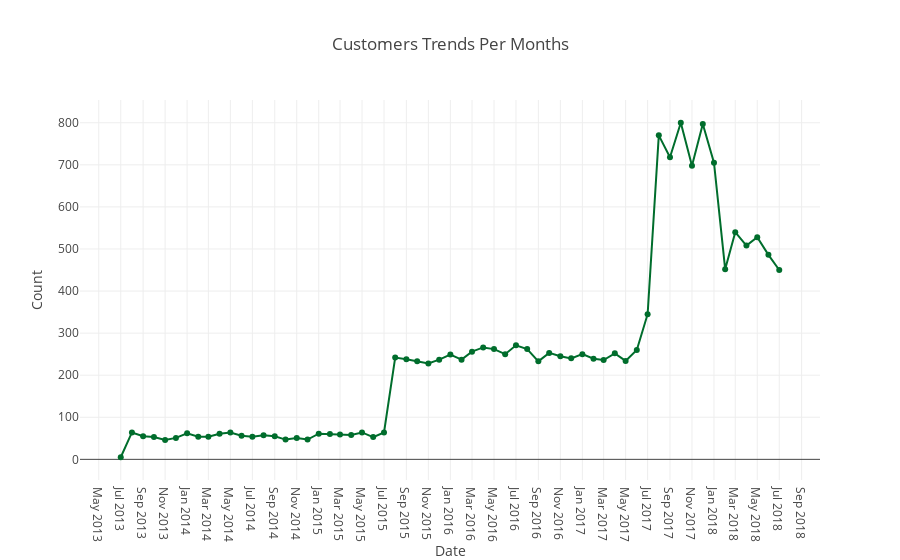

Here is the notebook cell this chart was saved with:
### Code cell
customers_data_month = profile.groupby('became_member_on')['month'].count().reset_index()
customers_data_month = customers_data_month.set_index('became_member_on')
customers_data_month = customers_data_month['month'].resample('MS').sum()


trace_4 = go.Scatter(x=customers_data_month.index, 
                     y=customers_data_month, 
                     name='Total', 
                     mode='lines+markers',
                    marker=dict(
                    color=bupu[7]))

layout = go.Layout(title="Customers Trends Per Months", 
                        barmode='overlay', 
                        xaxis = dict(ticks='', nticks=60, 
                                    title=go.layout.xaxis.Title(
                                    text='Date')),
                        yaxis = dict(title=go.layout.yaxis.Title(
                                    text='Count')))


fig = go.Figure(data=[trace_4], layout=layout)

plotly.offline.iplot(fig)


#py.iplot(fig, filename='Accidents_Trends_Per_Months')

### Figure 1 — Plotly figure (JSON) as saved in the notebook; plotly's stock layout.template omitted (floating-point values rounded to 4 significant figures)
{"data": [{"marker": {"color": "rgb(0,109,44)"}, "mode": "lines+markers", "name": "Total", "type": "scatter", "uid": "49a1cada-ec30-4ef8-9f85-0bebbce5e50c", "x": ["2013-07-01", "2013-08-01", "2013-09-01", "2013-10-01", "2013-11-01", "2013-12-01", "2014-01-01", "2014-02-01", "2014-03-01", "2014-04-01", "2014-05-01", "2014-06-01", "2014-07-01", "2014-08-01", "2014-09-01", "2014-10-01", "2014-11-01", "2014-12-01", "2015-01-01", "2015-02-01", "2015-03-01", "2015-04-01", "2015-05-01", "2015-06-01", "2015-07-01", "2015-08-01", "2015-09-01", "2015-10-01", "2015-11-01", "2015-12-01", "2016-01-01", "2016-02-01", "2016-03-01", "2016-04-01", "2016-05-01", "2016-06-01", "2016-07-01", "2016-08-01", "2016-09-01", "2016-10-01", "2016-11-01", "2016-12-01", "2017-01-01", "2017-02-01", "2017-03-01", "2017-04-01", "2017-05-01", "2017-06-01", "2017-07-01", "2017-08-01", "2017-09-01", "2017-10-01", "2017-11-01", "2017-12-01", "2018-01-01", "2018-02-01", "2018-03-01", "2018-04-01", "2018-05-01", "2018-06-01", "2018-07-01"], "y": [5, 64, 55, 53, 46, 51, 62, 54, 54, 61, 64, 56, 54, 57, 55, 47, 51, 47, 61, 60, 59, 58, 64, 53, 64, 242, 238, 233, 228, 237, 249, 237, 256, 266, 262, 250, 271, 262, 233, 253, 245, 240, 250, 239, 236, 252, 234, 260, 345, 770, 718, 800, 698, 797, 705, 452, 540, 508, 528, 486, 450]}], "layout": {"barmode": "overlay", "title": {"text": "Customers Trends Per Months"}, "xaxis": {"nticks": 60, "ticks": "", "title": {"text": "Date"}}, "yaxis": {"title": {"text": "Count"}}}}
